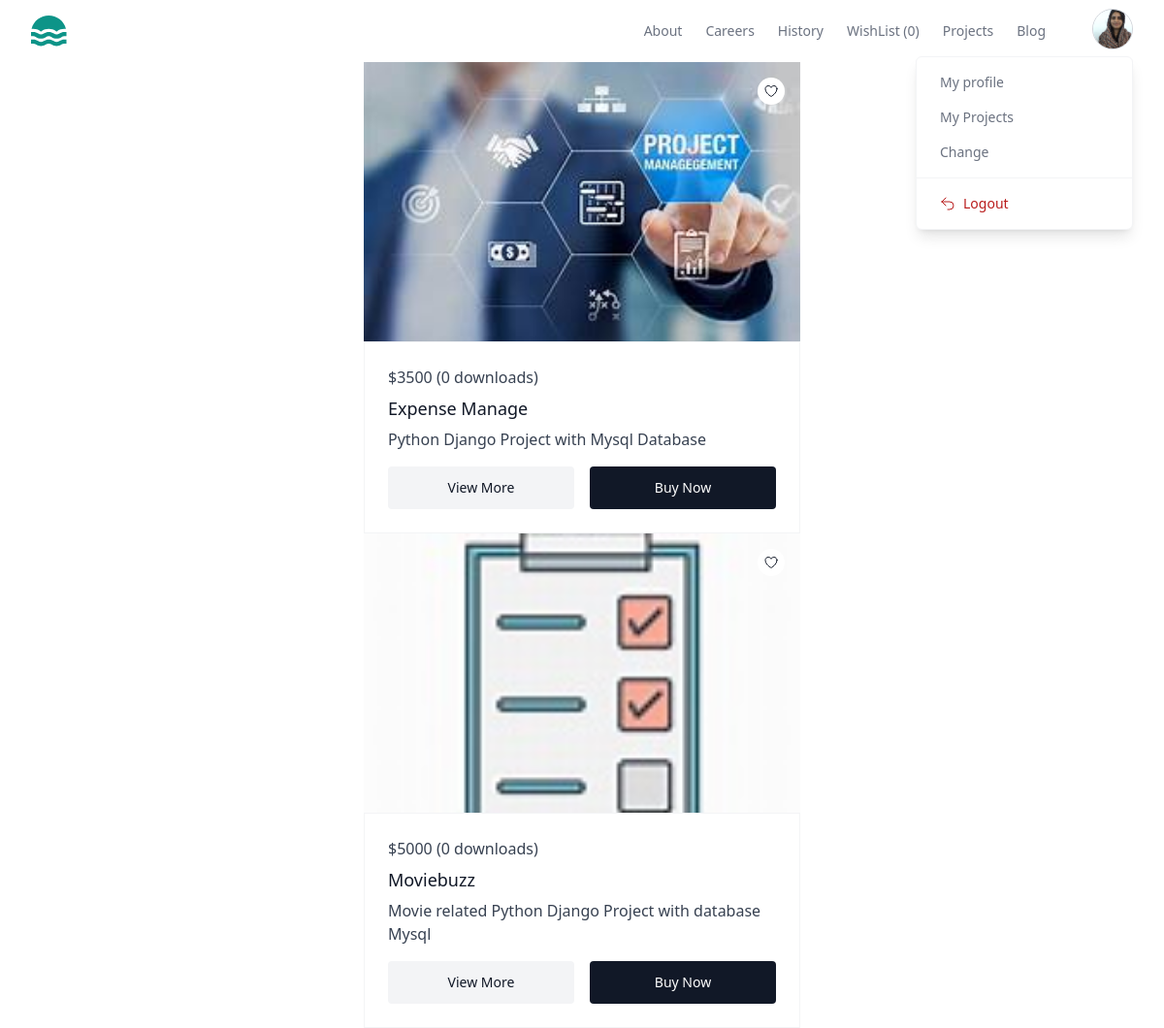
The page /index/ (signed in) on the database as committed earlier.
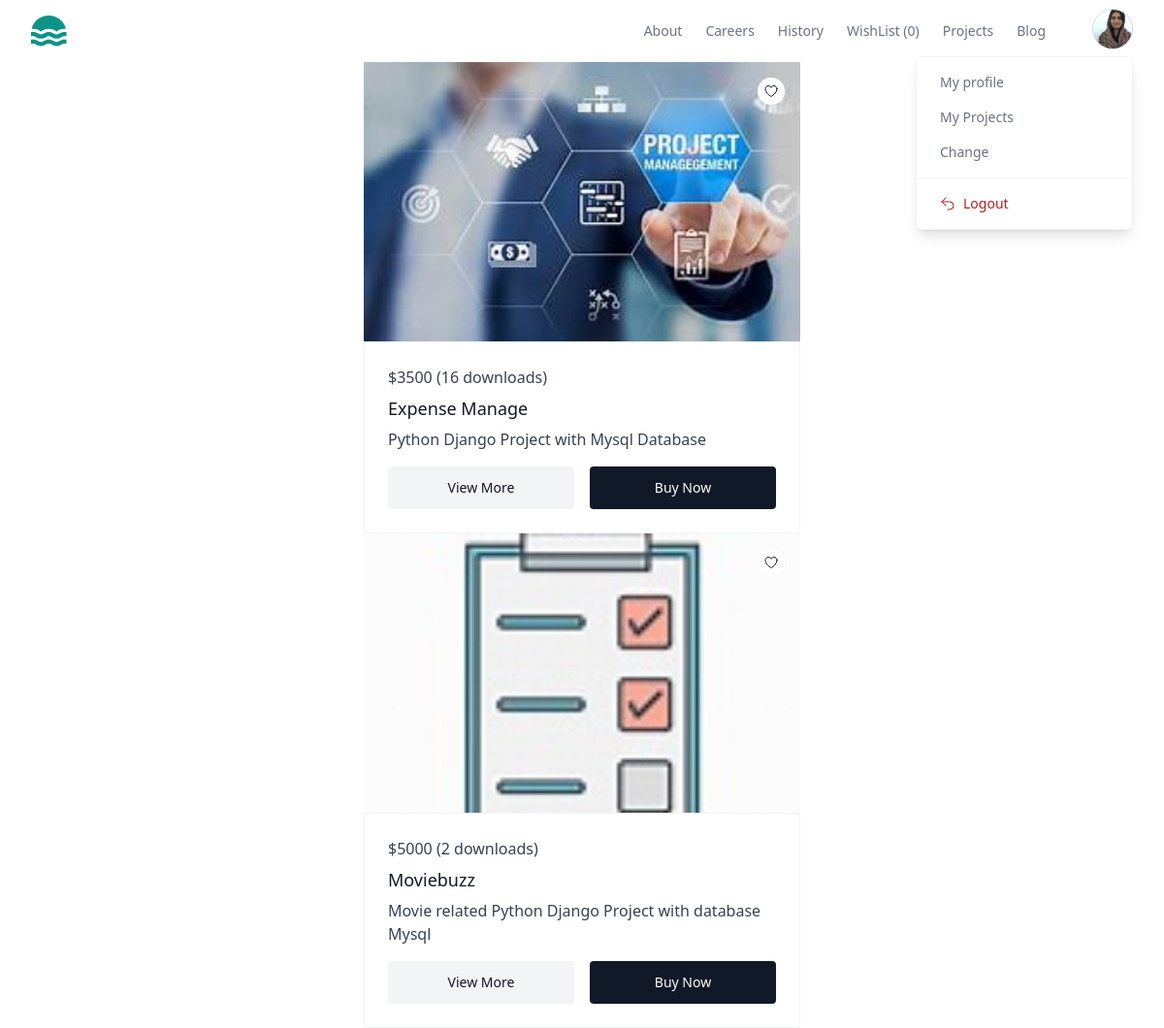
The same page on the database as committed later.
### store/models.py (models this page shows, shortened)
class BaseModel(models.Model):
    created_date=models.DateTimeField(auto_now_add=True)
    updated_date=models.DateTimeField(auto_now=True)
    is_active=models.BooleanField(default=True)

class UserProfile(BaseModel):
    bio=models.CharField(max_length=200,null=True)
    profile_picture=models.ImageField(upload_to="profilepictures",null=True,blank=True,default="profilepictures/default.png")
    phone=models.CharField(max_length=200,null=True)
    owner=models.OneToOneField(User,on_delete=models.CASCADE,related_name="profile")

class Project(BaseModel):
    title=models.CharField(max_length=200)
    description=models.TextField()
    preview_image=models.ImageField(upload_to="previewimages",null=True,blank=True)
    price=models.PositiveIntegerField()
    developer=models.ForeignKey(User,on_delete=models.CASCADE)
    files=models.FileField(upload_to="projects",null=True,blank=True)
    tag_objects=models.ManyToManyField(Tag,null=True)
    thumbnail=EmbedVideoField()
    @property
    def downloads(self):
        return WishListItem.objects.filter(project_object=self,is_order_placed=True).count()

### store/views.py (the view)
# urls.py: path('index/',views.IndexView.as_view(),name="index"),
@method_decorator(decs,name="dispatch")
class IndexView(View):
    template_name="index.html"
    def get(self,request,*args,**kwargs):
        qs=Project.objects.all().exclude (developer=request.user)
        return render(request,self.template_name,{"data":qs})

### store/context_processor.py (called while the page is built)
def wishlist_item_count(request):
    count=0
    if request.user.is_authenticated:
        count=request.user.basket.basket_item.filter(is_order_placed=False).count()
    return{"cart_item_count":count}

### store/templates/index.html (shortened to what this page needs)
{%extends 'base.html'%}
{%block main_block%}
<div class="w-3/4 mx-auto">
    {%for p in data%}
<div class="w-1/2 mx-auto" >
    <a href="#" class="group relative block overflow-hidden">
        <button
        onclick=location.href="{%url 'add-to-whishlist' p.id%}"
          class="absolute end-4 top-4 z-10 rounded-full bg-white p-1.5 text-gray-900 transition hover:text-gray-900/75"
        >
        </button>
        {%if p.preview_image%}
        <img
          src="{{p.preview_image.url}}"
          alt=""
          class="h-64 w-full object-cover transition duration-500 group-hover:scale-105 sm:h-72"
        />
        {%endif%}
        <div class="relative border border-gray-100 bg-white p-6">
          <p class="text-gray-700">
            ${{p.price}}
            ({{p.downloads}} downloads)
          </p>
          <h3 class="mt-1.5 text-lg font-medium text-gray-900">{{p.title}}</h3>
          <p class="mt-1.5 line-clamp-3 text-gray-700">
            {{p.description}}
          </p>
          <form class="mt-4 flex gap-4" action="{%url 'project-detail' p.id%}">
            <button
              class="block w-full rounded bg-gray-100 px-4 py-3 text-sm font-medium text-gray-900 transition hover:scale-105"
            >
              View More
            </button>
            <button
              type="button"
              class="block w-full rounded bg-gray-900 px-4 py-3 text-sm font-medium text-white transition hover:scale-105"
            >
              Buy Now
            </button>
          </form>
        </div>
      </a>
</div>
{%endfor%}
{%endblock%}

### store/templates/base.html (shortened to what this page needs)
<!DOCTYPE html>
<html lang="en">
<head>
    <script src="https://cdn.tailwindcss.com"></script>
</head>
<body>
    <header class="bg-white">
        <div class="mx-auto max-w-screen-xl px-4 sm:px-6 lg:px-8">
          <div class="flex h-16 items-center justify-between">
            <div class="flex-1 md:flex md:items-center md:gap-12">
              <a class="block text-teal-600" href="#">
              </a>
            </div>
            <div class="md:flex md:items-center md:gap-12">
              <nav aria-label="Global" class="hidden md:block">
                <ul class="flex items-center gap-6 text-sm">
                  <li>
                    <a class="text-gray-500 transition hover:text-gray-500/75" href="#"> About </a>
                  </li>
                  <li>
                    <a class="text-gray-500 transition hover:text-gray-500/75" href="#"> Careers </a>
                  </li>
                  <li>
                    <a class="text-gray-500 transition hover:text-gray-500/75" href="#"> History </a>
                  </li>
                  <li>
                    <a class="text-gray-500 transition hover:text-gray-500/75" href="{%url 'mywishlist'%}">WishList ({{cart_item_count}})</a>
                  </li>
                  <li>
                    <a class="text-gray-500 transition hover:text-gray-500/75" href="{%url 'myworks'%}"> Projects </a>
                  </li>
                  <li>
                    <a class="text-gray-500 transition hover:text-gray-500/75" href="#"> Blog </a>
                  </li>
                </ul>
              </nav>
              <div class="hidden md:relative md:block">
                <button
                  type="button"
                  class="overflow-hidden rounded-full border border-gray-300 shadow-inner"
                >
                  <img
                    src="{{request.user.profile.profile_picture.url}}"
                    alt=""
                    class="size-10 object-cover"
                  />
                </button>
                <div
                  class="absolute end-0 z-10 mt-0.5 w-56 divide-y divide-gray-100 rounded-md border border-gray-100 bg-white shadow-lg"
                  role="menu"
                >
                  <div class="p-2">
                    <a
                      href="{%url 'profile-edit'%}"
                      class="block rounded-lg px-4 py-2 text-sm text-gray-500 hover:bg-gray-50 hover:text-gray-700"
                      role="menuitem"
                    >
                      My profile
                    </a>
                    <a
                      href=" "
                      class="block rounded-lg px-4 py-2 text-sm text-gray-500 hover:bg-gray-50 hover:text-gray-700"
                      role="menuitem"
                    >
                      My Projects
                    </a>
                    <a
                      href=""
                      class="block rounded-lg px-4 py-2 text-sm text-gray-500 hover:bg-gray-50 hover:text-gray-700"
                      role="menuitem"
                    >
                      Change
                    </a>
                  </div>
                  <div class="p-2">
                    <form method="POST" action="#">
                      <button
                        type="submit"
                        class="flex w-full items-center gap-2 rounded-lg px-4 py-2 text-sm text-red-700 hover:bg-red-50"
                        role="menuitem"
                      >
                        <svg
                          xmlns="http://www.w3.org/2000/svg"
                          fill="none"
                          viewBox="0 0 24 24"
                          stroke-width="1.5"
                          stroke="currentColor"
                          class="size-4"
                        >
                          <path
                            stroke-linecap="round"
                            stroke-linejoin="round"
                            d="M9 15 3 9m0 0 6-6M3 9h12a6 6 0 0 1 0 12h-3"
                          />
                        </svg>
                        Logout
                      </button>
                    </form>
                  </div>
                </div>
              </div>
            </div>
          </div>
        </div>
      </header>
     {%block main_block%}
     {%endblock%}
</body>
</html>

Rows that differ between the two databases and show on the page:
changed Project "Expense Manage": downloads "0" → "16"
computed for Project "Moviebuzz": downloads "0" → "2"
